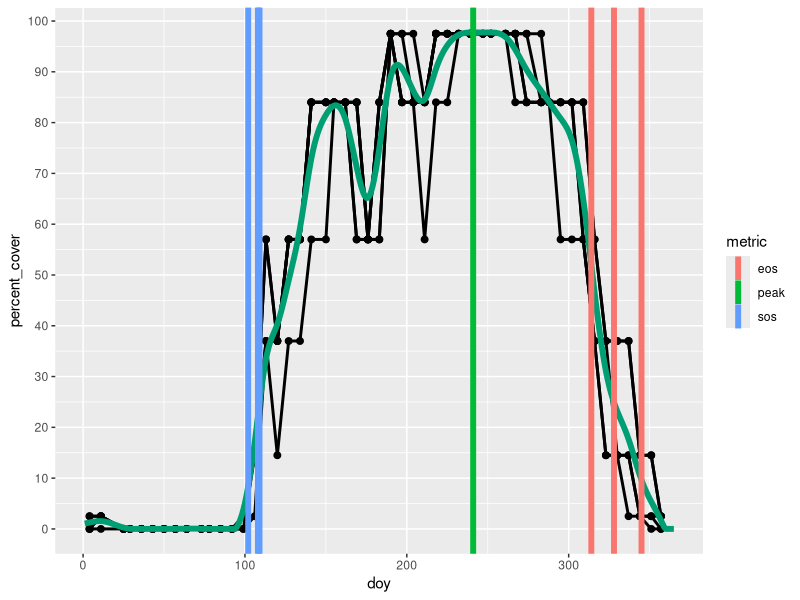

Reproduce this figure in R.
library(tidyverse)

#-------------------------------------------
# This data is part of the unreleased PHENOMET database.
# Values for the percent percent green canopy for mesquite at 
# the NORT site are provided in the repo for the relavant year.
# obtained with the following commented code.
#-------------------------------------------
#library(phenometR)

# all_pros_glan = get_species_phenophase('PRGL')
# 
# percent_cover_values = tribble(
#   ~PHENOPHASE, ~STATUS, ~PERCENT_COVER,
#   'DS_202',     0,       0,
#   'DS_202',     1,       2.5,
#   'DS_202',     2,       14.5,
#   'DS_202',     3,       37,
#   'DS_202',     4,       57,
#   'DS_202',     5,       84,
#   'DS_202',     6,       97.5
# )
# 
# 
# nort_2019 = all_pros_glan %>%
#   filter(PHENOPHASE %in% c('DS_202')) %>%
#   filter(SITE_CODE %in% c('NO')) %>%
#   filter(YEAR==2019) %>%
#   left_join(percent_cover_values, by=c('PHENOPHASE','STATUS')) %>%
#   rename_with(tolower)
# 
# write_csv(nort_2019, 'drone_analysis/data/nort_2019_ground_phenology.csv')
#-------------------------------------------


# here percent cover is the phenophase "Percentage of leaves green for deciduous shrubs"
nort_2019 = read_csv('drone_analysis/data/nort_2019_ground_phenology.csv')  



#------
# extract phenology
#------

thresholds = c(10,25) # equal 10% green lvs since the scale here is 0-100%
full_year = data.frame(doy = 1:365)
full_year$smoothed_percent_green_lvs = predict(smooth.spline(x=nort_2019$doy,y=nort_2019$percent_cover, cv=T), x=full_year$doy)$y

# make sure the smoothed line doesn't drop below 0%
full_year$smoothed_percent_green_lvs = pmax(0, full_year$smoothed_percent_green_lvs)

peak = full_year$doy[which.max(full_year$smoothed_percent_green_lvs)]

nort_true_phenology = tibble()

for(t in thresholds){
  # onset is the day where the curve crosses the threshold the final time before increasing to the peak
  sos = max(full_year$doy[full_year$doy < peak & full_year$smoothed_percent_green_lvs <= t])
  # end is the day where the  curve crosses the threshold the first time while decreasing from the peak.
  eos = min(full_year$doy[full_year$doy > peak & full_year$smoothed_percent_green_lvs <= t])
  
  nort_true_phenology = tibble(sos, peak, eos, threshold=t, method='percent_max_threshold') %>%
    bind_rows(nort_true_phenology)
}

# max change rate method
full_year$smoothed_1st_derivative = c(NA,diff(full_year$smoothed_percent_green_lvs))
sos = full_year$doy[which.max(full_year$smoothed_1st_derivative)]
eos = full_year$doy[which.min(full_year$smoothed_1st_derivative)]

nort_true_phenology = tibble(sos, peak, eos, threshold=NA, method='max_change_rate') %>%
  bind_rows(nort_true_phenology)

#--------------
# combine
nort_true_phenology = nort_true_phenology %>%
  pivot_longer(c(-threshold,-method), names_to='metric', values_to='doy')

#----------
# nice figure to summarize
#----------

ggplot(nort_2019, aes(x=doy, y=percent_cover)) + 
  geom_line(aes( group=plant_id), size=1) +
  geom_point(aes( group=plant_id), size=2) +
  geom_line(data=full_year, aes(y=smoothed_percent_green_lvs), color='#009e73', size=2) +
  geom_vline(data=nort_true_phenology, aes(xintercept=doy, color=metric), size=2) +
  scale_y_continuous(breaks = seq(0,100,10)) + 
  #scale_color_manual(values=c('#e69f00','#0072b2','#e69f00')) +
  theme()


#------------
# Results to use in analysis
#-----------
nort_true_phenology
print(paste('2019 visits:',n_distinct(nort_2019$date)))
print(paste('n mesquite plants at NORT:',n_distinct(nort_2019$plant_id)))

